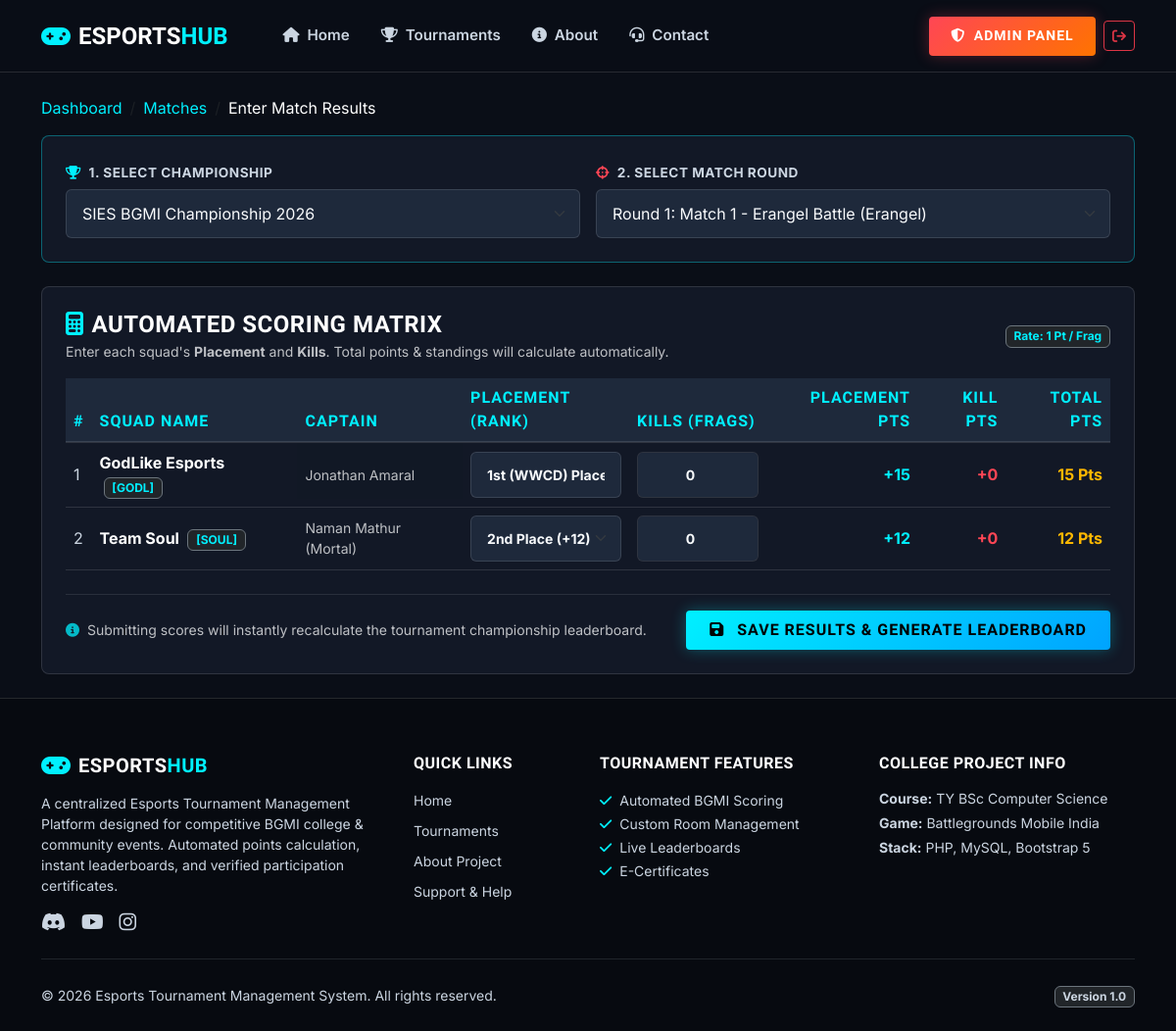
/admin/results.php?tournament_id=1 (signed in), run on the app's committed database.
### tables this page shows
CREATE TABLE IF NOT EXISTS `tournaments` (
    `id` INT AUTO_INCREMENT PRIMARY KEY,
    `tournament_name` VARCHAR(150) NOT NULL,
    `game` VARCHAR(50) NOT NULL DEFAULT 'BGMI',
    `description` TEXT DEFAULT NULL,
    `tournament_type` ENUM('public', 'private') NOT NULL DEFAULT 'public',
    `access_code` VARCHAR(50) DEFAULT NULL,  
    `max_teams` INT NOT NULL DEFAULT 16,
    `registration_start` DATE NOT NULL,
    `registration_end` DATE NOT NULL,
    `tournament_date` DATE NOT NULL,
    `status` ENUM('upcoming', 'registration_open', 'registration_closed', 'ongoing', 'completed', 'cancelled') NOT NULL DEFAULT 'upcoming',
    `banner` VARCHAR(255) DEFAULT 'default_banner.jpg',
    `rules` TEXT DEFAULT NULL,
    `kill_points_rate` INT NOT NULL DEFAULT 1,  
    `created_by` INT NOT NULL,
    `created_at` TIMESTAMP DEFAULT CURRENT_TIMESTAMP,
    CONSTRAINT `fk_tournaments_admin` FOREIGN KEY (`created_by`) REFERENCES `users` (`id`) ON DELETE CASCADE
);

CREATE TABLE IF NOT EXISTS `teams` (
    `id` INT AUTO_INCREMENT PRIMARY KEY,
    `team_name` VARCHAR(100) NOT NULL UNIQUE,
    `team_tag` VARCHAR(10) NOT NULL,
    `logo` VARCHAR(255) DEFAULT 'default_team.png',
    `captain_id` INT NOT NULL,
    `created_at` TIMESTAMP DEFAULT CURRENT_TIMESTAMP,
    CONSTRAINT `fk_teams_captain` FOREIGN KEY (`captain_id`) REFERENCES `users` (`id`) ON DELETE CASCADE
);

CREATE TABLE IF NOT EXISTS `users` (
    `id` INT AUTO_INCREMENT PRIMARY KEY,
    `name` VARCHAR(100) NOT NULL,
    `email` VARCHAR(150) NOT NULL UNIQUE,
    `password` VARCHAR(255) NOT NULL,
    `phone` VARCHAR(20) DEFAULT NULL,
    `role` ENUM('admin', 'player') NOT NULL DEFAULT 'player',
    `profile_image` VARCHAR(255) DEFAULT 'default_avatar.png',
    `created_at` TIMESTAMP DEFAULT CURRENT_TIMESTAMP
);

### admin/results.php (the view, shortened to what this page needs)
<?php
require_once "../config/database.php";
$tournaments = $pdo->query("SELECT id, tournament_name FROM tournaments ORDER BY tournament_date DESC")->fetchAll();
$selectedTournamentId = isset($_GET['tournament_id']) ? (int)$_GET['tournament_id'] : ($tournaments[0]['id'] ?? 0);
$matches = [];
if ($selectedTournamentId > 0) {
    $stmt = $pdo->prepare("SELECT * FROM matches WHERE tournament_id = ? ORDER BY match_number ASC");
    $stmt->execute([$selectedTournamentId]);
    $matches = $stmt->fetchAll();
}
$validMatchIds = array_column($matches, 'id');
$selectedMatchId = (isset($_GET['match_id']) && in_array((int)$_GET['match_id'], $validMatchIds))
    ? (int)$_GET['match_id']
    : ($matches[0]['id'] ?? 0);
$tourney = null;
$scoringMap = [];
if ($selectedTournamentId > 0) {
    $tStmt = $pdo->prepare("SELECT * FROM tournaments WHERE id = ?");
    $tStmt->execute([$selectedTournamentId]);
    $tourney = $tStmt->fetch();
    $rulesStmt = $pdo->prepare("SELECT placement, points FROM tournament_scoring_rules WHERE tournament_id = ?");
    $rulesStmt->execute([$selectedTournamentId]);
    $rules = $rulesStmt->fetchAll();
    foreach ($rules as $r) {
        $scoringMap[(int)$r['placement']] = (int)$r['points'];
    }
}
$approvedTeams = [];
if ($selectedTournamentId > 0) {
    $teamStmt = $pdo->prepare("
        SELECT tm.id, tm.team_name, tm.team_tag, u.name AS captain_name
        FROM tournament_registrations tr
        JOIN teams tm ON tr.team_id = tm.id
        JOIN users u ON tm.captain_id = u.id
        WHERE tr.tournament_id = ? AND tr.status = 'approved'
        ORDER BY tm.team_name ASC
    ");
    $teamStmt->execute([$selectedTournamentId]);
    $approvedTeams = $teamStmt->fetchAll();
}
$existingResults = [];
require_once "../includes/header.php";
require_once "../includes/navbar.php";
?>
<div class="container py-4">
    <nav aria-label="breadcrumb" class="mb-3">
        <ol class="breadcrumb">
            <li class="breadcrumb-item"><a href="dashboard.php" class="text-cyan text-decoration-none">Dashboard</a></li>
            <li class="breadcrumb-item"><a href="matches.php?tournament_id=<?php echo $selectedTournamentId; ?>" class="text-cyan text-decoration-none">Matches</a></li>
            <li class="breadcrumb-item text-white active">Enter Match Results</li>
        </ol>
    </nav>
    <div class="esports-card p-4 mb-4 border-cyan">
        <div class="row g-3 align-items-end">
            <div class="col-md-6">
                <label class="form-label-custom"><i class="fa-solid fa-trophy text-cyan me-1"></i> 1. Select Championship</label>
                <select name="tournament_id" class="form-select form-select-custom" onchange="window.location.href='results.php?tournament_id=' + this.value">
                    <?php foreach ($tournaments as $t): ?>
                        <option value="<?php echo $t['id']; ?>" <?php echo ($selectedTournamentId === $t['id']) ? 'selected' : ''; ?>>
                            <?php echo htmlspecialchars($t['tournament_name']); ?>
                        </option>
                    <?php endforeach; ?>
                </select>
            </div>
            <div class="col-md-6">
                <label class="form-label-custom"><i class="fa-solid fa-crosshairs text-flame me-1"></i> 2. Select Match Round</label>
                <select name="match_id" class="form-select form-select-custom" onchange="window.location.href='results.php?tournament_id=<?php echo $selectedTournamentId; ?>&match_id=' + this.value">
                    <?php if (empty($matches)): ?>
                        <option value="">No matches scheduled</option>
                    <?php else: ?>
                        <?php foreach ($matches as $m): ?>
                            <option value="<?php echo $m['id']; ?>" <?php echo ($selectedMatchId === $m['id']) ? 'selected' : ''; ?>>
                                Round <?php echo $m['match_number']; ?>: <?php echo htmlspecialchars($m['match_name']); ?> (<?php echo $m['map']; ?>)
                            </option>
                        <?php endforeach; ?>
                    <?php endif; ?>
                </select>
            </div>
        </div>
    </div>
    <?php if (empty($matches)): ?>
        <div class="esports-card text-center py-5">
            <i class="fa-solid fa-calendar-plus text-muted fs-1 mb-3 opacity-50"></i>
            <h4 class="text-white mb-2">No Matches Scheduled</h4>
            <p class="text-light opacity-75 small mb-3">Please schedule match rounds for this tournament first before entering scores.</p>
            <a href="matches.php?tournament_id=<?php echo $selectedTournamentId; ?>" class="btn btn-flame btn-sm">Schedule Match Round</a>
        </div>
    <?php else: ?>
        <div class="esports-card">
            <div class="d-flex justify-content-between align-items-center mb-3 flex-wrap gap-2">
                <div>
                    <h4 class="text-white mb-0"><i class="fa-solid fa-calculator text-cyan me-2"></i>Automated Scoring Matrix</h4>
                    <small class="text-light opacity-75">
                        Enter each squad's <strong>Placement</strong> and <strong>Kills</strong>. Total points & standings will calculate automatically.
                    </small>
                </div>
                <span class="badge bg-dark border border-secondary text-cyan">
                    Rate: <?php echo $tourney['kill_points_rate'] ?? 1; ?> Pt / Frag
                </span>
            </div>
            <form action="results.php?tournament_id=<?php echo $selectedTournamentId; ?>&match_id=<?php echo $selectedMatchId; ?>" method="POST">
                <div class="table-responsive">
                    <table class="table table-esports align-middle mb-4">
                        <thead>
                            <tr>
                                <th>#</th>
                                <th>Squad Name</th>
                                <th>Captain</th>
                                <th style="width: 170px;">Placement (Rank)</th>
                                <th style="width: 140px;">Kills (Frags)</th>
                                <th class="text-end">Placement Pts</th>
                                <th class="text-end">Kill Pts</th>
                                <th class="text-end">Total Pts</th>
                            </tr>
                        </thead>
                        <tbody>
                            <?php $i = 1; foreach ($approvedTeams as $team):
                                $tId = $team['id'];
                                $prevRes = $existingResults[$tId] ?? null;
                                $curPlacement = $prevRes ? $prevRes['placement'] : $i;
                                $curKills = $prevRes ? $prevRes['kills'] : 0;
                                $prevPlacePts = $prevRes ? $prevRes['placement_points'] : ($scoringMap[$curPlacement] ?? 0);
                                $prevKillPts = $prevRes ? $prevRes['kill_points'] : ($curKills * ($tourney['kill_points_rate'] ?? 1));
                                $prevTotal = $prevRes ? $prevRes['total_points'] : ($prevPlacePts + $prevKillPts);
                            ?>
                                <tr>
                                    <td class="text-muted"><?php echo $i++; ?></td>
                                    <td>
                                        <strong class="text-white"><?php echo htmlspecialchars($team['team_name']); ?></strong>
                                        <span class="badge bg-dark border border-secondary text-cyan small ms-1">[<?php echo htmlspecialchars($team['team_tag']); ?>]</span>
                                    </td>
                                    <td class="small text-light opacity-75"><?php echo htmlspecialchars($team['captain_name']); ?></td>
                                    <td>
                                        <select name="teams[<?php echo $tId; ?>][placement]" class="form-select form-select-custom form-select-sm fw-bold placement-select" data-team="<?php echo $tId; ?>" onchange="calculateRow(<?php echo $tId; ?>)">
                                            <?php for ($p = 1; $p <= 16; $p++): ?>
                                                <option value="<?php echo $p; ?>" <?php echo ($curPlacement == $p) ? 'selected' : ''; ?>>
                                                    <?php echo $p; ?><?php echo ($p==1)?'st (WWCD)':(($p==2)?'nd':(($p==3)?'rd':'th')); ?> Place (+<?php echo $scoringMap[$p] ?? 0; ?>)
                                                </option>
                                            <?php endfor; ?>
                                        </select>
                                    </td>
                                    <td>
                                        <input type="number" name="teams[<?php echo $tId; ?>][kills]" class="form-control form-control-custom form-control-sm text-center fw-bold kills-input" id="kills_<?php echo $tId; ?>" value="<?php echo $curKills; ?>" min="0" max="60" oninput="calculateRow(<?php echo $tId; ?>)" required>
                                    </td>
                                    <td class="text-end fw-bold text-cyan" id="place_pts_<?php echo $tId; ?>">
                                        +<?php echo $prevPlacePts; ?>
                                    </td>
                                    <td class="text-end fw-bold text-flame" id="kill_pts_<?php echo $tId; ?>">
                                        +<?php echo $prevKillPts; ?>
                                    </td>
                                    <td class="text-end fw-bold text-gold fs-6" id="total_pts_<?php echo $tId; ?>">
                                        <?php echo $prevTotal; ?> Pts
                                    </td>
                                </tr>
                            <?php endforeach; ?>
                        </tbody>
                    </table>
                </div>
                <div class="d-flex justify-content-between align-items-center pt-3 border-top border-secondary border-opacity-25 flex-wrap gap-2">
                    <div class="small text-light opacity-75">
                        <i class="fa-solid fa-circle-info text-cyan me-1"></i> Submitting scores will instantly recalculate the tournament championship leaderboard.
                    </div>
                    <button type="submit" class="btn btn-neon-primary px-4 py-2">
                        <i class="fa-solid fa-floppy-disk me-2"></i> Save Results & Generate Leaderboard
                    </button>
                </div>
            </form>
        </div>
    <?php endif; ?>
</div>
<?php require_once "../includes/footer.php"; ?>

### assets/css/style.css (style rules this page uses)
:root { --bg-dark: #0a0e17; --bg-card: #121826; --bg-card-hover: #1a2236; --bg-surface: #1e293b; --border-color: rgba(255, 255, 255, 0.12); --border-glow: rgba(0, 240, 255, 0.35); --primary-neon: #00f0ff; --secondary-neon: #ff4655; --accent-gold: #ffb800; --text-main: #f8fafc; --text-muted: #cbd5e1; --text-dim: #94a3b8; }
body { background-color: var(--bg-dark); color: var(--text-main); font-family: 'Inter', system-ui, -apple-system, sans-serif; min-height: 100vh; display: flex; flex-direction: column; overflow-x: hidden; }
.text-muted { color: var(--text-muted) !important; }
.small, small { color: inherit; }
h1, h2, h3, h4, h5, h6, .brand-font { font-family: 'Rajdhani', sans-serif; font-weight: 700; letter-spacing: 0.5px; text-transform: uppercase; }
.text-cyan { color: var(--primary-neon) !important; }
.text-flame { color: var(--secondary-neon) !important; }
.text-gold { color: var(--accent-gold) !important; }
.btn-neon-primary { background: linear-gradient(135deg, #00f0ff 0%, #00a3ff 100%); color: #000000; font-weight: 700; font-family: 'Rajdhani', sans-serif; letter-spacing: 1px; text-transform: uppercase; border: none; padding: 0.6rem 1.4rem; border-radius: 4px; transition: all 0.3s ease; box-shadow: 0 0 15px rgba(0, 240, 255, 0.3); }
.esports-card { background: var(--bg-card); border: 1px solid var(--border-color); border-radius: 8px; padding: 1.5rem; transition: all 0.3s cubic-bezier(0.4, 0, 0.2, 1); position: relative; overflow: hidden; }
.esports-card::before { content: ''; position: absolute; top: 0; left: 0; width: 3px; height: 100%; background: linear-gradient(to bottom, var(--primary-neon), transparent); opacity: 0; transition: opacity 0.3s ease; }
.border-cyan { border-color: rgba(0, 240, 255, 0.35) !important; }
.form-control-custom, .form-select-custom { background-color: var(--bg-surface); border: 1px solid var(--border-color); color: var(--text-main); padding: 0.75rem 1rem; border-radius: 6px; }
.form-label-custom { font-weight: 700; color: #cbd5e1; font-size: 0.85rem; text-transform: uppercase; letter-spacing: 0.5px; margin-bottom: 0.4rem; }
.table-esports { --bs-table-bg: var(--bg-card); --bs-table-color: var(--text-main); border-color: var(--border-color); }
.table-esports th { background: var(--bg-surface); color: var(--primary-neon); font-family: 'Rajdhani', sans-serif; font-weight: 700; letter-spacing: 1px; text-transform: uppercase; border-bottom: 2px solid var(--border-color); }
.table-esports td { color: var(--text-main); }

### data on the page
tournaments: kill_points_rate "1", kill_points_rate "0", kill_points_rate "15", kill_points_rate "12"
teams: team_name "GodLike Esports", team_tag "GODL", captain.name "Jonathan Amaral", id "1st (WWCD) Place (+15)", value "0", prevPlacePts "15"
teams: team_name "Team Soul", team_tag "SOUL", captain.name "Naman Mathur (Mortal)", id "2nd Place (+12)", value "0", prevPlacePts "12"

### other printed values
form field tournament_id "SIES BGMI Championship 2026"
